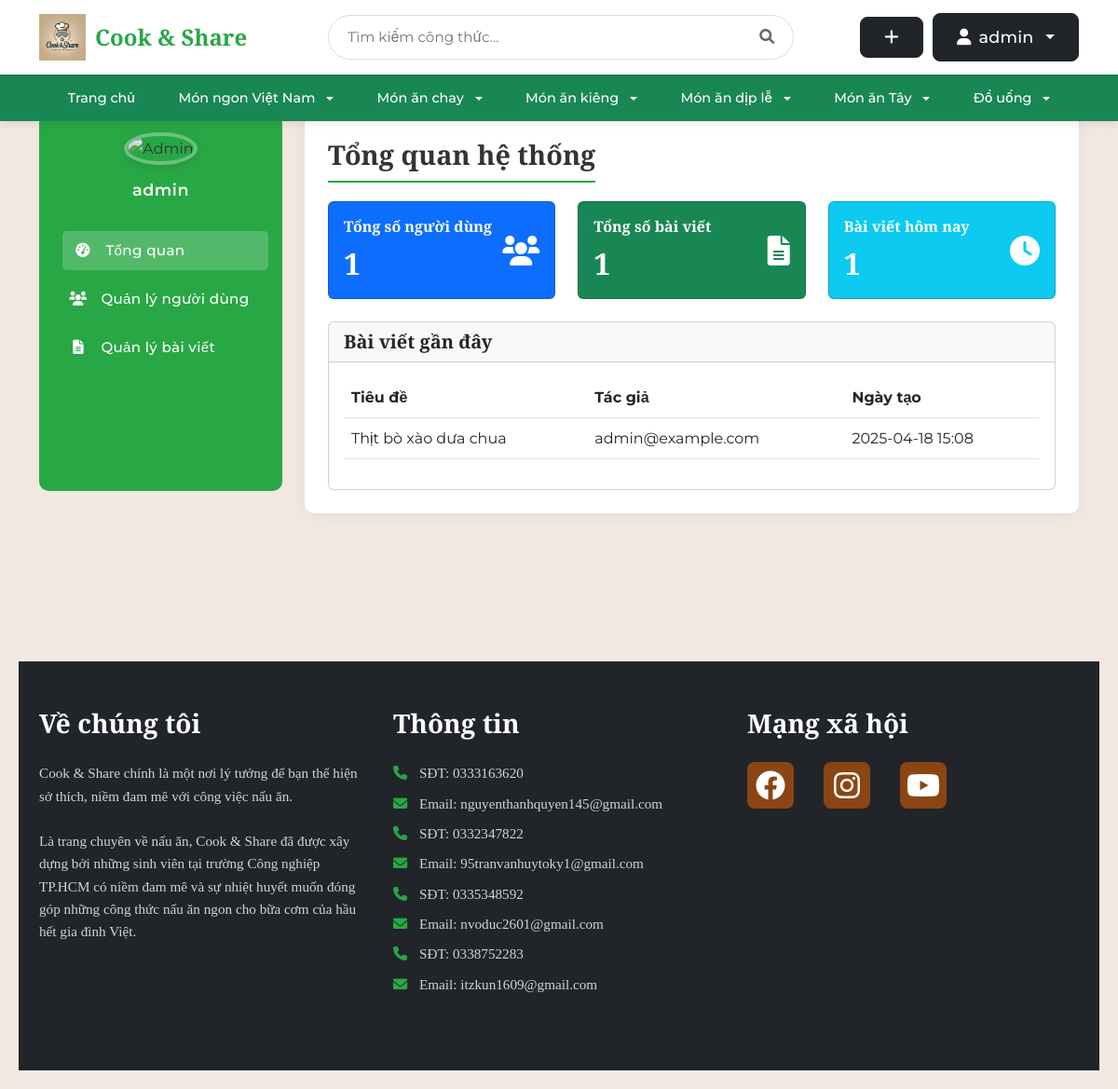
Page /admin/ (signed in) on the earlier database version.
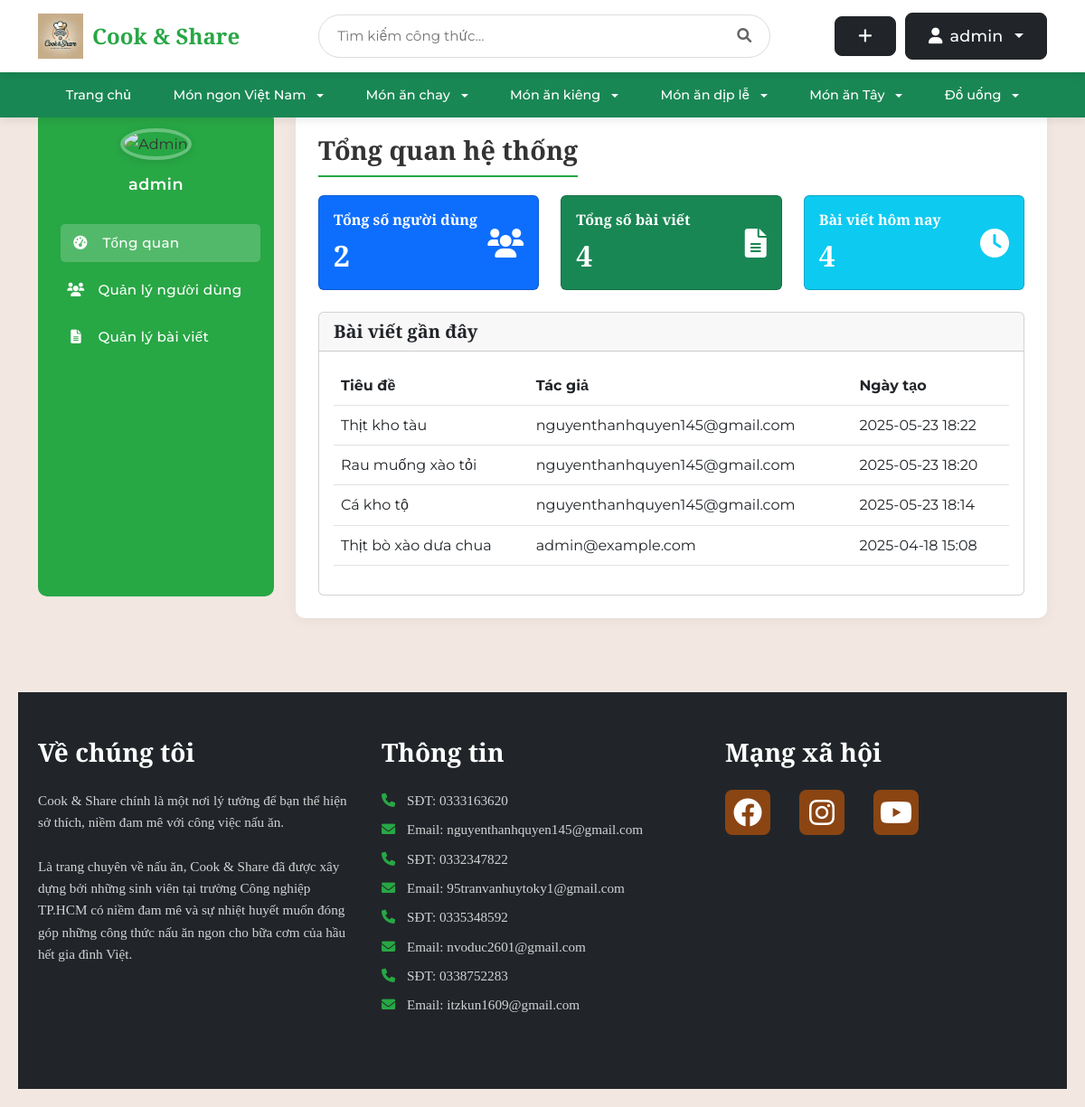
Same page on the later database version.
### tables this page shows
CREATE TABLE post (
    id INTEGER PRIMARY KEY AUTOINCREMENT,
    author_id INTEGER NOT NULL,
    created TIMESTAMP NOT NULL DEFAULT CURRENT_TIMESTAMP,
    title TEXT NOT NULL,
    description TEXT,
    ingredients TEXT NOT NULL,
    instructions TEXT NOT NULL,
    cooking_time INTEGER DEFAULT 0,
    servings INTEGER DEFAULT 1,
    FOREIGN KEY (author_id) REFERENCES user (id)
);

CREATE TABLE user (
    id INTEGER PRIMARY KEY AUTOINCREMENT,
    username TEXT UNIQUE NOT NULL,
    password TEXT NOT NULL,
    email TEXT UNIQUE NOT NULL,
    created TIMESTAMP NOT NULL DEFAULT CURRENT_TIMESTAMP,
    avatar_path TEXT,
    role TEXT NOT NULL DEFAULT 'user',
    is_blocked BOOLEAN NOT NULL DEFAULT 0,
    gender TEXT,
    birthdate DATE,
    phone TEXT
);

### share_recipe/admin.py (the view)
@bp.route('/')
@login_required
def dashboard():
    if g.user['role'] != 'admin':
        return redirect(url_for('index'))
    db = get_db()
    total_users = db.execute('SELECT COUNT(*) as count FROM user').fetchone()['count']
    total_posts = db.execute('SELECT COUNT(*) as count FROM post').fetchone()['count']
    recent_posts = db.execute('''
        SELECT p.*, u.email as author_email
        FROM post p
        JOIN user u ON p.author_id = u.id
        ORDER BY p.created DESC
        LIMIT 5
    ''').fetchall()
    return render_template('admin/dashboard.html',
                         total_users=total_users,
                         total_posts=total_posts,
                         recent_posts=recent_posts)

### share_recipe/auth.py (called while the page is built)
@bp.before_app_request
def load_logged_in_user():
    user_id = session.get('user_id')
    if user_id is None:
        g.user = None
    else:
        user = get_db().execute(
            'SELECT * FROM user WHERE id = ?', (user_id,)
        ).fetchone()
        if user:
            user_dict = dict(user)
            is_blocked = user_dict.get('is_blocked')
            if is_blocked:
                g.user = None
                session.clear()
                flash('Tài khoản đã bị khóa. Mời đăng nhập lại.')
                return redirect(url_for('auth.login'))
            else:
                g.user = user
        else:
            g.user = None

def login_required(view):
    @functools.wraps(view)
    def wrapped_view(**kwargs):
        if g.user is None:
            return redirect(url_for('auth.login'))
        return view(**kwargs)
    return wrapped_view

### share_recipe/db.py (called while the page is built)
def get_db():
    if 'db' not in g:
        g.db = sqlite3.connect(
            current_app.config['DATABASE'],
            detect_types=sqlite3.PARSE_DECLTYPES
        )
        g.db.row_factory = sqlite3.Row
    return g.db

### share_recipe/templates/admin/dashboard.html
{% extends 'admin/base_admin.html' %}
{% block admin_title %}Tổng quan hệ thống{% endblock %}
{% block admin_content %}
<div class="row">
    <div class="col-md-4 mb-4">
        <div class="card bg-primary text-white">
            <div class="card-body">
                <div class="d-flex justify-content-between align-items-center">
                    <div>
                        <h6 class="card-title mb-0">Tổng số người dùng</h6>
                        <h2 class="mt-2 mb-0">{{ total_users }}</h2>
                    </div>
                    <i class="fas fa-users fa-2x"></i>
                </div>
            </div>
        </div>
    </div>
    <div class="col-md-4 mb-4">
        <div class="card bg-success text-white">
            <div class="card-body">
                <div class="d-flex justify-content-between align-items-center">
                    <div>
                        <h6 class="card-title mb-0">Tổng số bài viết</h6>
                        <h2 class="mt-2 mb-0">{{ total_posts }}</h2>
                    </div>
                    <i class="fas fa-file-alt fa-2x"></i>
                </div>
            </div>
        </div>
    </div>
    <div class="col-md-4 mb-4">
        <div class="card bg-info text-white">
            <div class="card-body">
                <div class="d-flex justify-content-between align-items-center">
                    <div>
                        <h6 class="card-title mb-0">Bài viết hôm nay</h6>
                        <h2 class="mt-2 mb-0">{{ recent_posts|length }}</h2>
                    </div>
                    <i class="fas fa-clock fa-2x"></i>
                </div>
            </div>
        </div>
    </div>
</div>
<div class="row">
    <div class="col-12">
        <div class="card">
            <div class="card-header">
                <h5 class="card-title mb-0">Bài viết gần đây</h5>
            </div>
            <div class="card-body">
                <div class="table-responsive">
                    <table class="table table-hover">
                        <thead>
                            <tr>
                                <th>Tiêu đề</th>
                                <th>Tác giả</th>
                                <th>Ngày tạo</th>
                            </tr>
                        </thead>
                        <tbody>
                            {% for post in recent_posts %}
                            <tr>
                                <td>{{ post['title'] }}</td>
                                <td>{{ post['author_email'] }}</td>
                                <td>{{ post['created'].strftime('%Y-%m-%d %H:%M') }}</td>
                            </tr>
                            {% endfor %}
                        </tbody>
                    </table>
                </div>
            </div>
        </div>
    </div>
</div>
{% endblock %}

Differences in the rows shown:
added post: title "Thịt kho tàu", author_email "nguyenthanhquyen145@gmail.com", created "2025-05-23 18:22"
added post: title "Rau muống xào tỏi", author_email "nguyenthanhquyen145@gmail.com", created "2025-05-23 18:20"
added post: title "Cá kho tộ", author_email "nguyenthanhquyen145@gmail.com", created "2025-05-23 18:14"
Other differences:
{{ total_users }}: "1" → "2"
{{ total_posts }}: "1" → "4"
{{ recent_posts|length }}: "1" → "4"
